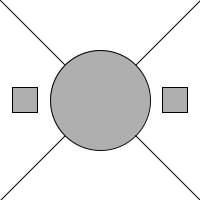
Frame 1 (no input)
Frame 60 (the mouse pressed at the canvas centre just before this capture): identical to frame 1, image omitted
Frame 120 (the mouse held since frame 60 and released just before this capture): identical to frame 1, image omitted

The Processing sketch that drew this single still picture (run headless with seeded random() and noise(); from frame 60 on, the mouse is pressed at the canvas centre):

// Processing sketch: exercise_4_5_width_height
// ── exercise_4_5_width_height.pde
// Learning Processing
// Daniel Shiffman
// http://www.learningprocessing.com

// Exercise 4-5: 
// Using width and height, recreate the following 
// screenshot. Here’s the catch: the shapes must resize 
// themselves relative to the window size. (In other 
// words, no matter what you specify for size(), the 
// result should look identical.)

void setup() {
  size(200,200);
}


void draw() {
  background(255);
  stroke(0);
  fill(175);
  line(0,0,width,height);
  line(width,0,0,height);
  rectMode(CENTER);
  ellipse(width/2,height/2,width/2,height/2);
  rect(width/8,height/2,width/8,height/8);
  rect(7*width/8,height/2,width/8,height/8);
}
